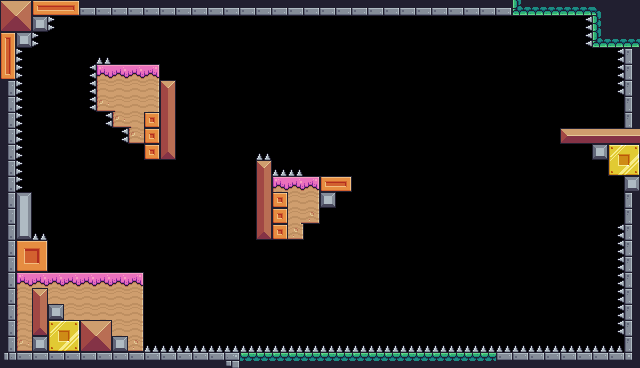

This is a level from a 2D game, rendered from its Tiled map with the project's own tilesets. A one-line summary and the map file follow, with tile-layer data summarised:
An orthogonal 40x23 tile map with 16x16 px tiles, 4 tile layers (StaticTiles, SpikeTilesBottom, SpikeTilesLeft, SpikeTilesRight), 4 tilesets and 28 objects (25x Cherry, 2x Arrow, Player).

<map version="1.5" tiledversion="1.7.2" orientation="orthogonal" renderorder="right-down" width="40" height="23" tilewidth="16" tileheight="16" infinite="0" nextlayerid="11" nextobjectid="33">
 <tileset firstgid="1" source="TileSets/Terrain (16x16).tsx" />
 <tileset firstgid="243" source="TileSets/DamageTiles.tsx" />
 <tileset firstgid="255" source="TileSets/Player.tsx" />
 <tileset firstgid="256" source="TileSets/Fruits.tsx" />
 <layer id="1" name="StaticTiles" width="40" height="23">
  <data>[920 cells, 225 non-empty, 51 distinct tile ids]</data>
 </layer>
 <layer id="2" name="SpikeTilesBottom" width="40" height="23">
  <data>[920 cells, 35 non-empty, 1 distinct tile ids]</data>
 </layer>
 <layer id="3" name="SpikeTilesLeft" width="40" height="23">
  <data>[920 cells, 17 non-empty, 1 distinct tile ids]</data>
 </layer>
 <layer id="4" name="SpikeTilesRight" width="40" height="23">
  <data>[920 cells, 11 non-empty, 1 distinct tile ids]</data>
 </layer>
 <objectgroup id="9" name="Player">
  <object id="24" name="Player" gid="255" x="64" y="240" width="32" height="32" />
 </objectgroup>
 <objectgroup id="10" name="Traps">
  <object id="28" name="Traps" type="Arrow" gid="244" x="398.25" y="177.75" width="18" height="18" />
  <object id="29" name="Traps" type="Arrow" gid="244" x="478.5" y="161.75" width="18" height="18" />
 </objectgroup>
 <objectgroup id="8" name="Fruits">
  <object id="1" name="Fruits" type="Cherry" gid="257" x="224" y="224" width="32" height="32" />
  <object id="32" name="Fruits" type="Cherry" gid="257" x="224" y="240" width="32" height="32" />
  <object id="30" name="Fruits" type="Cherry" gid="257" x="224" y="208" width="32" height="32" />
  <object id="2" name="Fruits" type="Cherry" gid="257" x="224" y="192" width="32" height="32" />
  <object id="3" name="Fruits" type="Cherry" gid="257" x="176" y="144" width="32" height="32" />
  <object id="31" name="Fruits" type="Cherry" gid="257" x="176" y="160" width="32" height="32" />
  <object id="4" name="Fruits" type="Cherry" gid="257" x="176" y="128" width="32" height="32" />
  <object id="5" name="Fruits" type="Cherry" gid="257" x="176" y="112" width="32" height="32" />
  <object id="6" name="Fruits" type="Cherry" gid="257" x="304" y="176" width="32" height="32" />
  <object id="7" name="Fruits" type="Cherry" gid="257" x="320" y="160" width="32" height="32" />
  <object id="8" name="Fruits" type="Cherry" gid="257" x="336" y="176" width="32" height="32" />
  <object id="9" name="Fruits" type="Cherry" gid="257" x="112" y="48" width="32" height="32" />
  <object id="10" name="Fruits" type="Cherry" gid="257" x="128" y="48" width="32" height="32" />
  <object id="11" name="Fruits" type="Cherry" gid="257" x="128" y="64" width="32" height="32" />
  <object id="12" name="Fruits" type="Cherry" gid="257" x="112" y="64" width="32" height="32" />
  <object id="13" name="Fruits" type="Cherry" gid="257" x="112" y="64" width="32" height="32" />
  <object id="14" name="Fruits" type="Cherry" gid="257" x="400" y="160" width="32" height="32" />
  <object id="15" name="Fruits" type="Cherry" gid="257" x="416" y="128" width="32" height="32" />
  <object id="16" name="Fruits" type="Cherry" gid="257" x="432" y="96" width="32" height="32" />
  <object id="17" name="Fruits" type="Cherry" gid="257" x="448" y="128" width="32" height="32" />
  <object id="18" name="Fruits" type="Cherry" gid="257" x="496" y="128" width="32" height="32" />
  <object id="19" name="Fruits" type="Cherry" gid="257" x="528" y="96" width="32" height="32" />
  <object id="20" name="Fruits" type="Cherry" gid="257" x="560" y="128" width="32" height="32" />
  <object id="21" name="Fruits" type="Cherry" gid="257" x="576" y="112" width="32" height="32" />
  <object id="22" name="Fruits" type="Cherry" gid="257" x="592" y="128" width="32" height="32" />
 </objectgroup>
</map>
